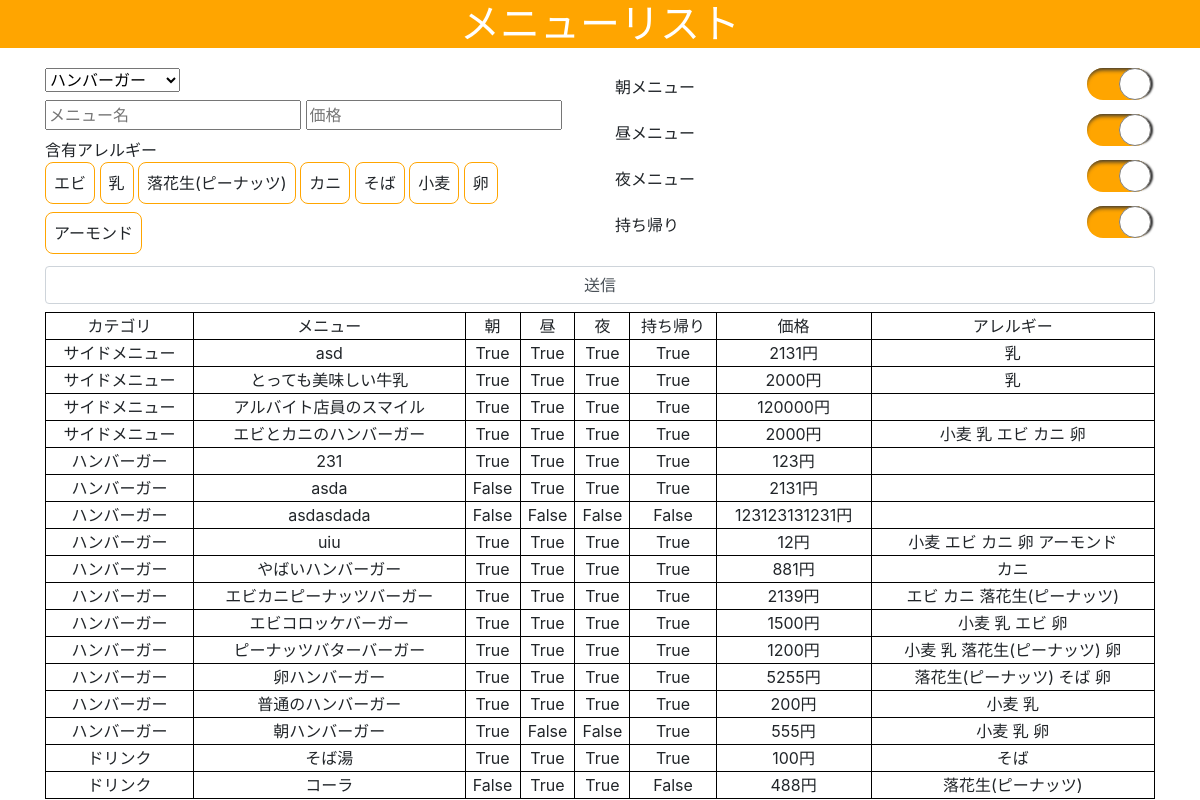
The page / on the database its author committed.
### menulist/models.py (models this page shows, shortened)
class Allergy(models.Model):
    class Meta:
        db_table    = "allergy"
    id          = models.UUIDField(primary_key=True, default=uuid.uuid4, editable=False)
    name        = models.CharField(verbose_name="アレルギー名",max_length=10)
    def __str__(self):
        return self.name

class Menu(models.Model):
    class Meta:
        db_table    = "menu"
    category    = models.ForeignKey(Category,verbose_name="カテゴリ名",on_delete=models.PROTECT)
    name        = models.CharField(verbose_name="品名",max_length=20)
    breakfast   = models.BooleanField(verbose_name="朝メニュー",default=True)
    lunch       = models.BooleanField(verbose_name="昼メニュー",default=True)
    dinner      = models.BooleanField(verbose_name="夜メニュー",default=True)
    takeout     = models.BooleanField(verbose_name="テイクアウト",default=True)
    price       = models.IntegerField(verbose_name="価格")
    allergy     = models.ManyToManyField(Allergy,verbose_name="含むアレルギー",blank=True)

class Category(models.Model):
    class Meta:
        db_table    = "category"
    id          = models.UUIDField(primary_key=True, default=uuid.uuid4, editable=False)
    name        = models.CharField(verbose_name="カテゴリ名",max_length=10)
    def __str__(self):
        return self.name

### menulist/views.py (the view, shortened to what this page needs)
class MenuView(views.APIView):
    def get(self, request, *args, **kwargs):
        cates   = Category.objects.all()
        alles   = Allergy.objects.all()
        data    = Menu.objects.order_by("category","name")
        context = { "data":data,
                    "cates":cates,
                    "alles":alles }
        return render(request,"menulist/index.html",context)

### templates/menulist/index.html (shortened to what this page needs)
{% load static %}
<!DOCTYPE html>
<html lang="ja">
<head>
    <link rel="stylesheet" href="https://stackpath.bootstrapcdn.com/bootstrap/4.4.1/css/bootstrap.min.css">
    <link rel="stylesheet" href="{% static 'menulist/css/style.css' %}">
</head>
<body>
    <h1 class="text-center text-white" style="background:orange;">メニューリスト</h1>
    <main class="container">
        <form method="POST" class="py-2">
            <div class="row">
                <div class="col-sm-6">
                    <div class="py-1">
                        <select name="category">
                            {% for cate in cates %}
                            <option value="{{ cate.id }}">{{ cate.name }}</option>
                            {% endfor %}
                        </select>
                    </div>
                    <div class="py-1">
                        <input type="text" name="name" placeholder="メニュー名" required>
                        <input type="number" name="price" placeholder="価格" required>
                    </div>
                    <div class="py-1">
                        <div>含有アレルギー</div>
                        {% for alle in alles %}
                        <label class="surround_label" for="{{ alle.id }}">{{ alle.name }}</label>
                        {% endfor %}
                    </div>
                </div>
                <div class="col-sm-6">
                    <div class="row align-items-center">
                        <div class="col-6">朝メニュー</div><div class="col-6 text-right"><input id="breakfast" class="input_chk" type="checkbox" name="breakfast" checked><label class="chk_label" for="breakfast"></label></div>
                        <div class="col-6">昼メニュー</div><div class="col-6 text-right"><input id="lunch"     class="input_chk" type="checkbox" name="lunch"     checked><label class="chk_label" for="lunch"    ></label></div>
                        <div class="col-6">夜メニュー</div><div class="col-6 text-right"><input id="dinner"    class="input_chk" type="checkbox" name="dinner"    checked><label class="chk_label" for="dinner"   ></label></div>
                        <div class="col-6">持ち帰り</div><div class="col-6   text-right"><input id="takeout"   class="input_chk" type="checkbox" name="takeout"   checked><label class="chk_label" for="takeout"  ></label></div>
                    </div>
                </div>
            </div>
            <input id="submit" class="form-control" type="button" value="送信">
        </form>
        <div id="content">
            {% include "menulist/content.html" %}
        </div>
    </main>
</body>
</html>

### templates/menulist/content.html
<table>
    <thead>
        <tr>
            <td>カテゴリ</td>
            <td>メニュー</td>
            <td>朝</td>
            <td>昼</td>
            <td>夜</td>
            <td>持ち帰り</td>
            <td>価格</td>
            <td>アレルギー</td>
        </tr>
    </thead>
    <tbody>
        {% for content in data %}
        <tr>
            <td>{{ content.category }}</td>
            <td>{{ content.name }}</td>
            <td>{{ content.breakfast }}</td>
            <td>{{ content.lunch }}</td>
            <td>{{ content.dinner }}</td>
            <td>{{ content.takeout }}</td>
            <td>{{ content.price }}円</td>
            <td>{% for allergy in content.allergy.all %}{{ allergy }} {% endfor %}</td>
        </tr>
        {% endfor %}
    </tbody>
</table>

### static/menulist/css/style.css (style rules this page uses)
table { width:100%; }
td { border:solid 0.1rem black; text-align:center; }
.chk_label { display:inline-block; position:relative; width:4rem; height:2rem; margin:0.25rem; border-radius:1rem; background:darkgray; transition:0.2s; cursor:pointer; box-shadow:0 4px 4px -2px #333 inset; }
.chk_label:before { content:""; position:absolute; top:0; left:0; width:50%; height:100%; border:1px solid gray; border-radius:1rem; background:white; transition:0.2s; box-shadow:4px 0 2px -2px #333; }
input[type="checkbox"].input_chk:checked + label.chk_label { background:orange; }
input[type="checkbox"].input_chk:checked + label.chk_label:before { left:50%; }
.surround_label { display:inline-block; position:relative; padding:0.5rem; border:solid 1px orange; border-radius:0.5rem; cursor:pointer; transition:0.2s; }

### rows shown on the page
Allergy: name "エビ"
Allergy: name "乳"
Allergy: name "落花生(ピーナッツ)"
Allergy: name "カニ"
Allergy: name "そば"
Allergy: name "小麦"
Allergy: name "卵"
Allergy: name "アーモンド"
Menu: category "サイドメニュー", name "asd", breakfast "True", lunch "True", dinner "True", takeout "True", price "2131"
Menu: category "サイドメニュー", name "とっても美味しい牛乳", breakfast "True", lunch "True", dinner "True", takeout "True", price "2000"
Menu: category "サイドメニュー", name "アルバイト店員のスマイル", breakfast "True", lunch "True", dinner "True", takeout "True", price "120000"
Menu: category "サイドメニュー", name "エビとカニのハンバーガー", breakfast "True", lunch "True", dinner "True", takeout "True", price "2000"
Menu: category "ハンバーガー", name "231", breakfast "True", lunch "True", dinner "True", takeout "True", price "123"
Menu: category "ハンバーガー", name "asda", breakfast "False", lunch "True", dinner "True", takeout "True", price "2131"
Menu: category "ハンバーガー", name "asdasdada", breakfast "False", lunch "False", dinner "False", takeout "False", price "123123131231"
Menu: category "ハンバーガー", name "uiu", breakfast "True", lunch "True", dinner "True", takeout "True", price "12"
Menu: category "ハンバーガー", name "やばいハンバーガー", breakfast "True", lunch "True", dinner "True", takeout "True", price "881"
Menu: category "ハンバーガー", name "エビカニピーナッツバーガー", breakfast "True", lunch "True", dinner "True", takeout "True", price "2139"
Menu: category "ハンバーガー", name "エビコロッケバーガー", breakfast "True", lunch "True", dinner "True", takeout "True", price "1500"
Menu: category "ハンバーガー", name "ピーナッツバターバーガー", breakfast "True", lunch "True", dinner "True", takeout "True", price "1200"
Menu: category "ハンバーガー", name "卵ハンバーガー", breakfast "True", lunch "True", dinner "True", takeout "True", price "5255"
Menu: category "ハンバーガー", name "普通のハンバーガー", breakfast "True", lunch "True", dinner "True", takeout "True", price "200"
Menu: category "ハンバーガー", name "朝ハンバーガー", breakfast "True", lunch "False", dinner "False", takeout "True", price "555"
Menu: category "ドリンク", name "そば湯", breakfast "True", lunch "True", dinner "True", takeout "True", price "100"
Menu: category "ドリンク", name "コーラ", breakfast "False", lunch "True", dinner "True", takeout "False", price "488"

### other values the page prints
form field category "ハンバーガー"
